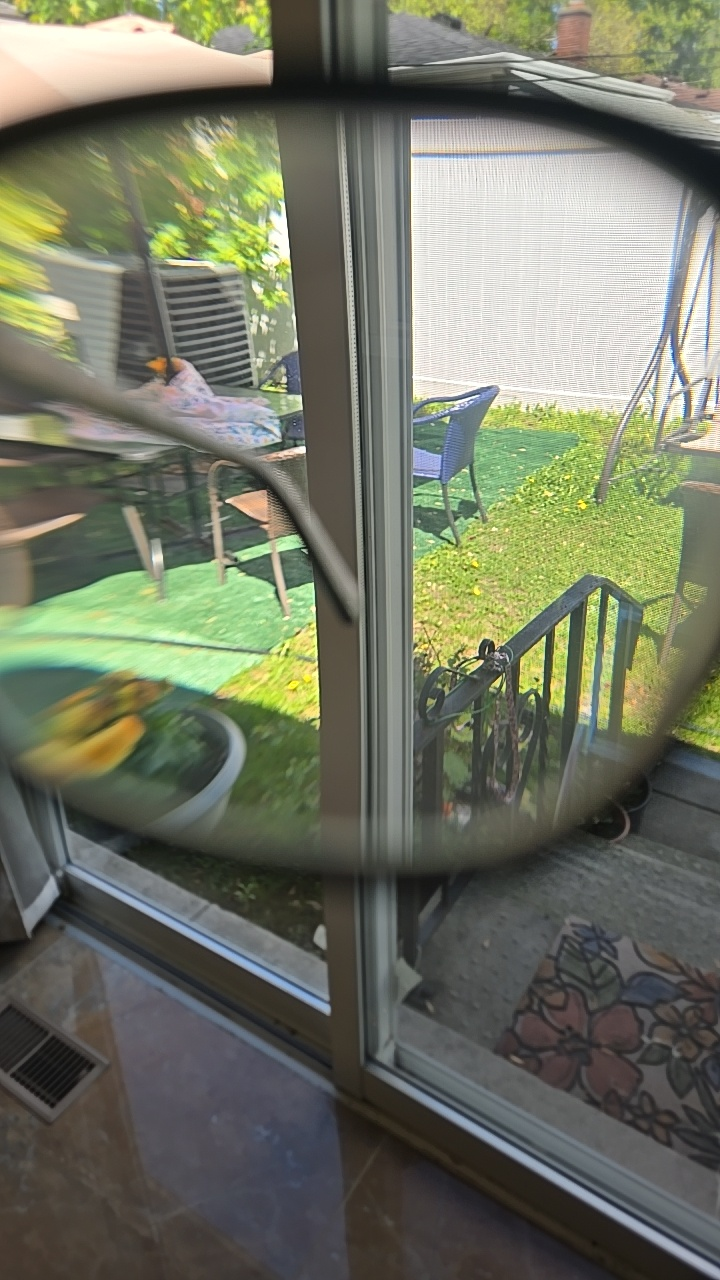
#> input picture backend/data/enroll/lensA/d3a3fc864e6c4a208cc9476d58fca7b0.jpg, 720 x 1280 px
$ python -i composition.py   (imports and definitions only)   (older library calls are emulated)
#> lines starting #> are read from the running program, lines starting #| are printed output that depends on the picture
import cv2
import numpy as np
from scipy import signal
from typing import Dict, List, Tuple

def analyze_spectral_properties(image: np.ndarray) -> Dict[str, float]:
    """Analyze spectral properties of the lens material."""
    # Convert to LAB color space for better material analysis
    lab = cv2.cvtColor(image, cv2.COLOR_BGR2LAB)

    # Extract L, a, b channels
    l_channel = lab[:, :, 0]
    a_channel = lab[:, :, 1]
    b_channel = lab[:, :, 2]

    # Calculate spectral properties
    l_mean = np.mean(l_channel)
    a_mean = np.mean(a_channel)
    b_mean = np.mean(b_channel)

    # Calculate spectral variance
    l_var = np.var(l_channel)
    a_var = np.var(a_channel)
    b_var = np.var(b_channel)

    return {
        'l_mean': l_mean,
        'a_mean': a_mean,
        'b_mean': b_mean,
        'l_variance': l_var,
        'a_variance': a_var,
        'b_variance': b_var
    }

def detect_material_type(spectral_props: Dict[str, float]) -> str:
    """Detect the type of lens material based on spectral properties."""
    l_mean = spectral_props['l_mean']
    a_mean = spectral_props['a_mean']
    b_mean = spectral_props['b_mean']

    # Simple material classification based on LAB values
    if l_mean > 200 and abs(a_mean) < 5 and abs(b_mean) < 5:
        return "CR-39"  # Standard plastic
    elif l_mean > 180 and a_mean < -5:
        return "Polycarbonate"
    elif l_mean > 190 and b_mean > 5:
        return "Trivex"
    elif l_mean > 195 and abs(a_mean) < 3 and abs(b_mean) < 3:
        return "High-Index 1.67"
    else:
        return "Unknown Material"

def analyze_transparency(image: np.ndarray) -> float:
    """Analyze the transparency of the lens."""
    # Convert to grayscale
    gray = cv2.cvtColor(image, cv2.COLOR_BGR2GRAY)

    # Calculate transparency score
    transparency = np.mean(gray) / 255.0

    return transparency

def analyze_homogeneity(image: np.ndarray) -> float:
    """Analyze the homogeneity of the lens material."""
    # Convert to grayscale
    gray = cv2.cvtColor(image, cv2.COLOR_BGR2GRAY)

    # Calculate local variance
    local_var = cv2.Laplacian(gray, cv2.CV_64F).var()

    # Convert to homogeneity score (lower variance = higher homogeneity)
    homogeneity = 1.0 - min(1.0, local_var / 1000.0)

    return homogeneity

def analyze_composition(image: np.ndarray) -> Dict[str, float]:
    """
    Analyze the composition of a lens from an image.
    Returns a dictionary containing analysis results and confidence score.
    """
    # Analyze spectral properties
    spectral_props = analyze_spectral_properties(image)

    # Detect material type
    material_type = detect_material_type(spectral_props)

    # Analyze transparency
    transparency = analyze_transparency(image)

    # Analyze homogeneity
    homogeneity = analyze_homogeneity(image)

    # Calculate material quality score
    material_quality = (transparency + homogeneity) / 2

    # Calculate confidence based on spectral properties
    spectral_confidence = 1.0 - (
        spectral_props['l_variance'] +
        spectral_props['a_variance'] +
        spectral_props['b_variance']
    ) / (3 * 255.0)

    return {
        "material_type": material_type,
        "transparency": transparency,
        "homogeneity": homogeneity,
        "material_quality": material_quality,
        "spectral_confidence": spectral_confidence,
        "confidence": (material_quality + spectral_confidence) / 2
    }

>>> import cv2
>>> picture = cv2.imread('../data/enroll/lensA/d3a3fc864e6c4a208cc9476d58fca7b0.jpg')
#> picture is the input picture: shape (1280, 720, 3); mean B, G, R 99.6, 117.6, 113.8
>>> result = analyze_composition(picture)
#> in analyze_spectral_properties, `l_channel = lab[:, :, 0]`:
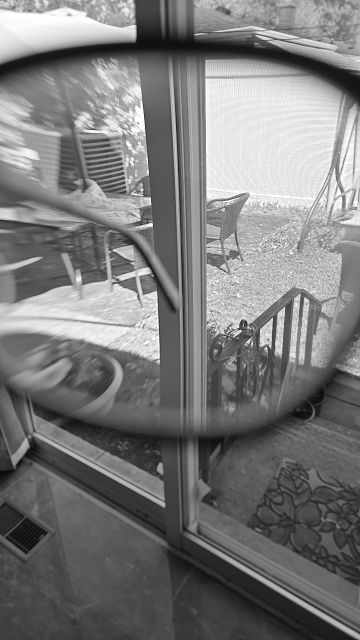
#> l_channel: shape (1280, 720) (shown at 1/2 size); min 7, max 255, mean 121.8
#> in analyze_spectral_properties, `a_channel = lab[:, :, 1]`:
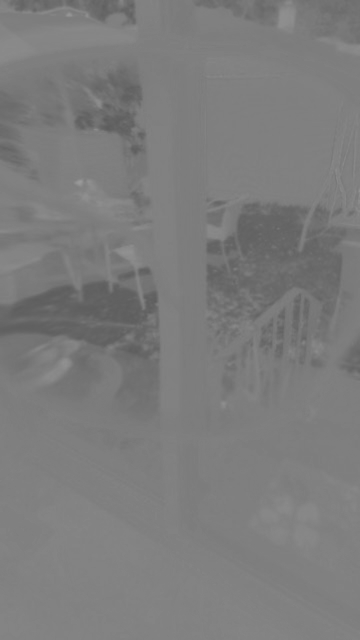
#> a_channel: shape (1280, 720) (shown at 1/2 size); min 92, max 154, mean 123.8
#> in analyze_spectral_properties, `b_channel = lab[:, :, 2]`:
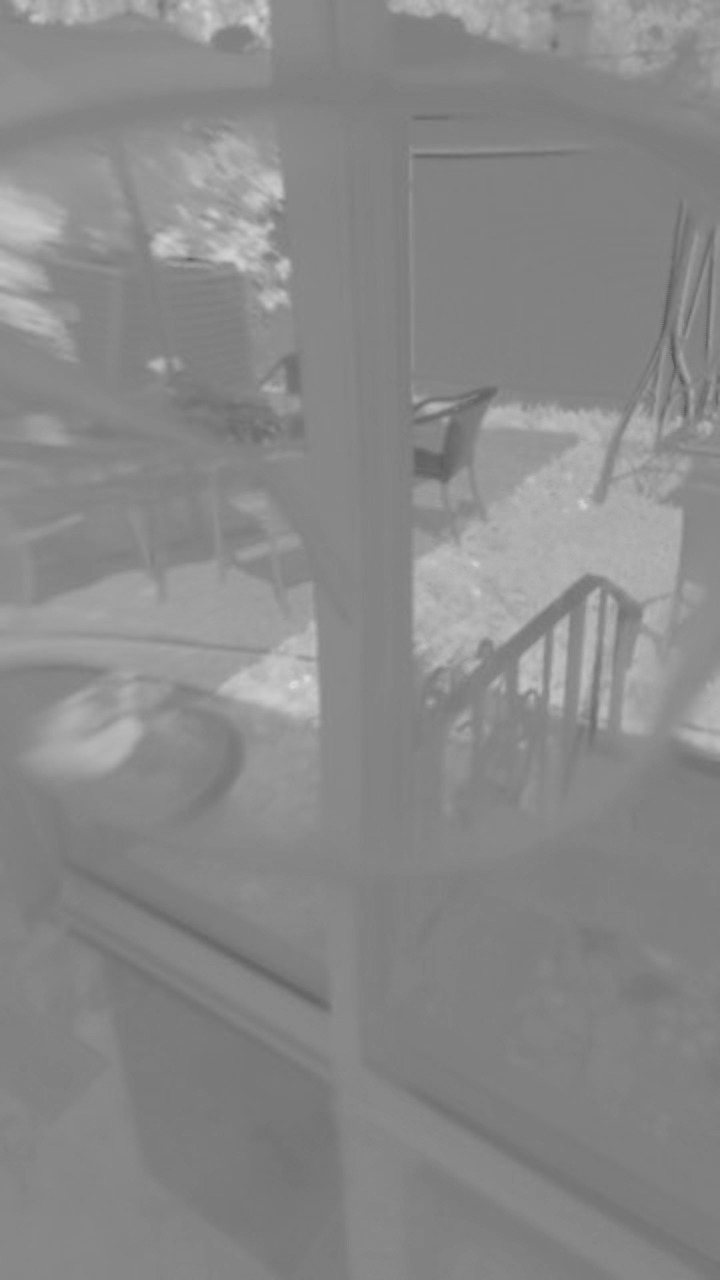
#> b_channel: shape (1280, 720); min 87, max 217, mean 137
#> in analyze_spectral_properties, `l_mean = np.mean(l_channel)`: l_mean = 121.8
#> in analyze_spectral_properties, `a_mean = np.mean(a_channel)`: a_mean = 123.8
#> in analyze_spectral_properties, `b_mean = np.mean(b_channel)`: b_mean = 137
#> in analyze_spectral_properties, `l_var = np.var(l_channel)`: l_var = 3691.1
#> in analyze_spectral_properties, `a_var = np.var(a_channel)`: a_var = 64.86
#> in analyze_spectral_properties, `b_var = np.var(b_channel)`: b_var = 211.5
#> in analyze_composition, `spectral_props = analyze_spectral_properties(image)`: spectral_props = {'l_mean': 121.8, 'a_mean': 123.8, 'b_mean': 137, 'l_variance': 3691.1, 'a_variance': 64.86, 'b_variance': 211.5}
#> in detect_material_type, `l_mean = spectral_props['l_mean']`: l_mean = 121.8
#> in detect_material_type, `a_mean = spectral_props['a_mean']`: a_mean = 123.8
#> in detect_material_type, `b_mean = spectral_props['b_mean']`: b_mean = 137
#> in analyze_composition, `material_type = detect_material_type(spectral_props)`: material_type = 'Unknown Material'
#> in analyze_transparency, `transparency = np.mean(gray) / 255.0`: transparency = 0.449
#> in analyze_homogeneity, `local_var = cv2.Laplacian(gray, cv2.CV_64F).var()`: local_var = 918.4
#> in analyze_homogeneity, `homogeneity = 1.0 - min(1.0, local_var / 1000.0)`: homogeneity = 0.0816
#> in analyze_composition, `material_quality = (transparency + homogeneity) / 2`: material_quality = 0.265
#> in analyze_composition, `spectral_confidence = 1.0 - ( spectral_props['l_variance'] + spectral_..`: spectral_confidence = -4.19
#> result = {'material_type': 'Unknown Material', 'transparency': 0.449, 'homogeneity': 0.0816, 'material_quality': 0.265, 'spectral_confidence': -4.19, 'confidence': -1.96}

$ run again, on backend/data/enroll/lensA/d5cf1d70385545f0acae2bfe567e8866.jpg
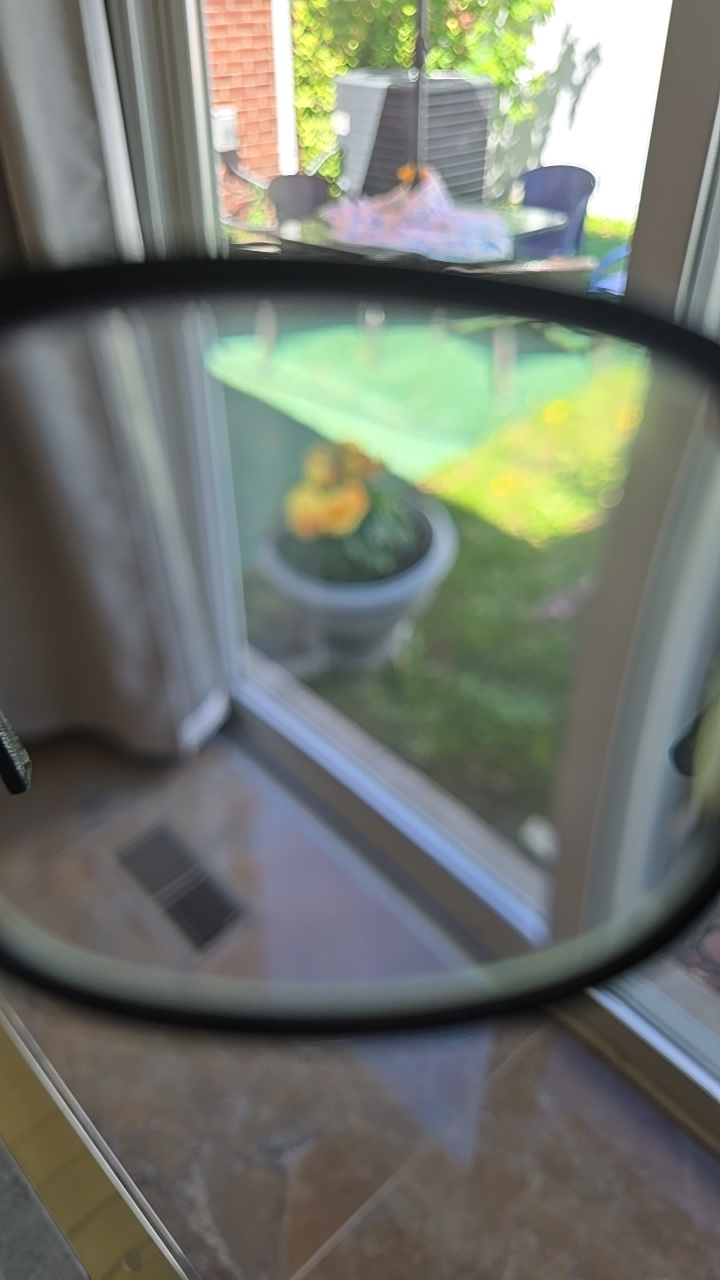
#> input picture backend/data/enroll/lensA/d5cf1d70385545f0acae2bfe567e8866.jpg, 720 x 1280 px
#> picture is the input picture: shape (1280, 720, 3); mean B, G, R 110.8, 119.7, 114.9
#> lab: shape (1280, 720, 3); mean of channels 0, 1, 2 125, 125.1, 132.1
#> in analyze_spectral_properties, `l_channel = lab[:, :, 0]`:
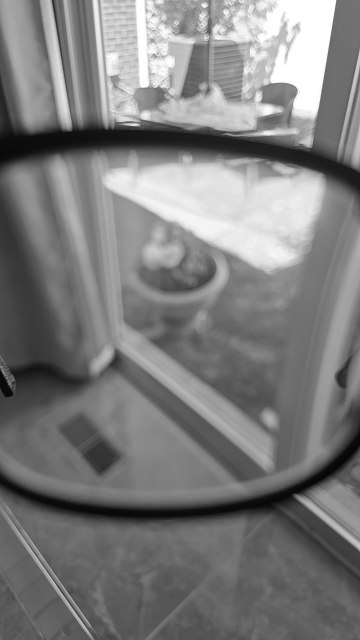
#> l_channel: shape (1280, 720) (shown at 1/2 size); min 2, max 255, mean 125
#> in analyze_spectral_properties, `b_channel = lab[:, :, 2]`:
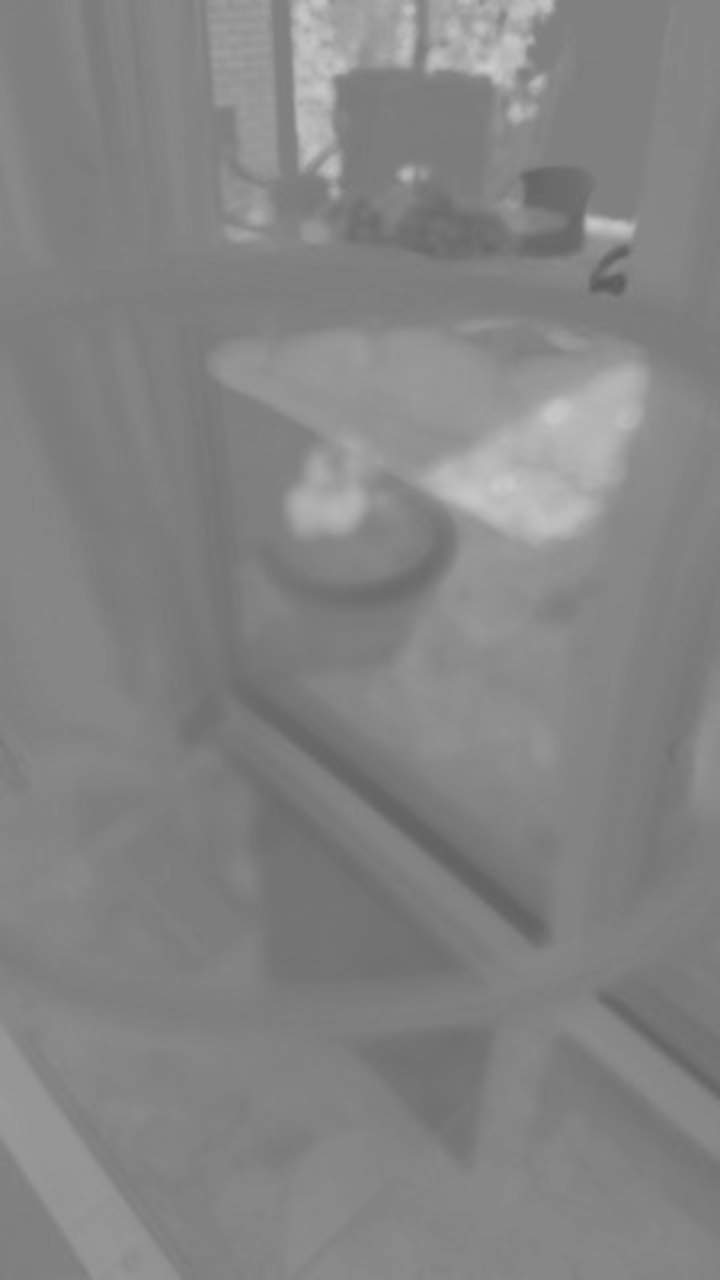
#> b_channel: shape (1280, 720); min 91, max 204, mean 132.1
#> in analyze_spectral_properties, `l_mean = np.mean(l_channel)`: l_mean = 125
#> in analyze_spectral_properties, `a_mean = np.mean(a_channel)`: a_mean = 125.1
#> in analyze_spectral_properties, `b_mean = np.mean(b_channel)`: b_mean = 132.1
#> l_var = 2852.9
#> a_var = 65.32
#> b_var = 182.1
#> spectral_props = {'l_mean': 125, 'a_mean': 125.1, 'b_mean': 132.1, 'l_variance': 2852.9, 'a_variance': 65.32, 'b_variance': 182.1}
#> in detect_material_type, `l_mean = spectral_props['l_mean']`: l_mean = 125
#> in detect_material_type, `a_mean = spectral_props['a_mean']`: a_mean = 125.1
#> in detect_material_type, `b_mean = spectral_props['b_mean']`: b_mean = 132.1
#> material_type = 'Unknown Material'
#> in analyze_transparency, `transparency = np.mean(gray) / 255.0`: transparency = 0.46
#> local_var = 66.22
#> in analyze_homogeneity, `homogeneity = 1.0 - min(1.0, local_var / 1000.0)`: homogeneity = 0.934
#> material_quality = 0.697
#> spectral_confidence = -3.05
#> result = {'material_type': 'Unknown Material', 'transparency': 0.46, 'homogeneity': 0.934, 'material_quality': 0.697, 'spectral_confidence': -3.05, 'confidence': -1.18}

$ run again, on backend/data/enroll/lensA/e8b358456f414f28bcb3d39d249b9c80.jpg
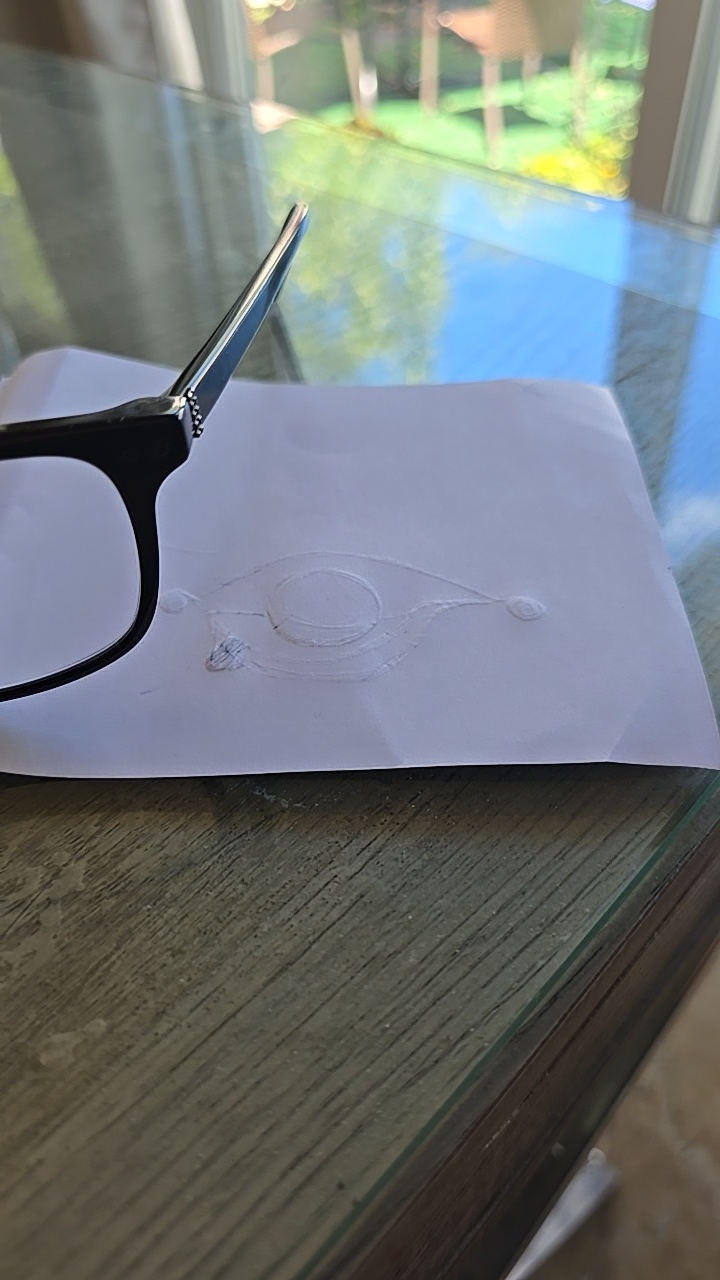
#> input picture backend/data/enroll/lensA/e8b358456f414f28bcb3d39d249b9c80.jpg, 720 x 1280 px
#> picture is the input picture: shape (1280, 720, 3); mean B, G, R 121, 119.7, 112.7
#> lab: shape (1280, 720, 3); mean of channels 0, 1, 2 125.2, 126.6, 126.9
#> in analyze_spectral_properties, `l_channel = lab[:, :, 0]`:
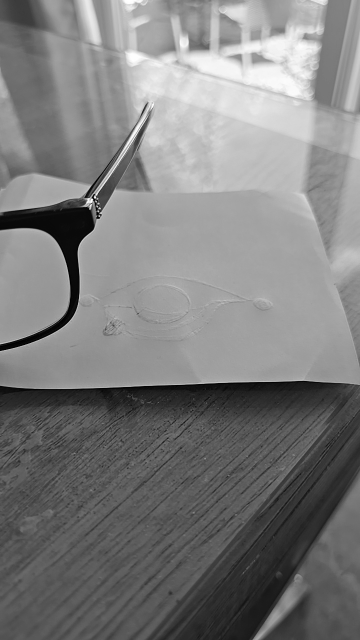
#> l_channel: shape (1280, 720) (shown at 1/2 size); min 0, max 255, mean 125.2
#> in analyze_spectral_properties, `b_channel = lab[:, :, 2]`:
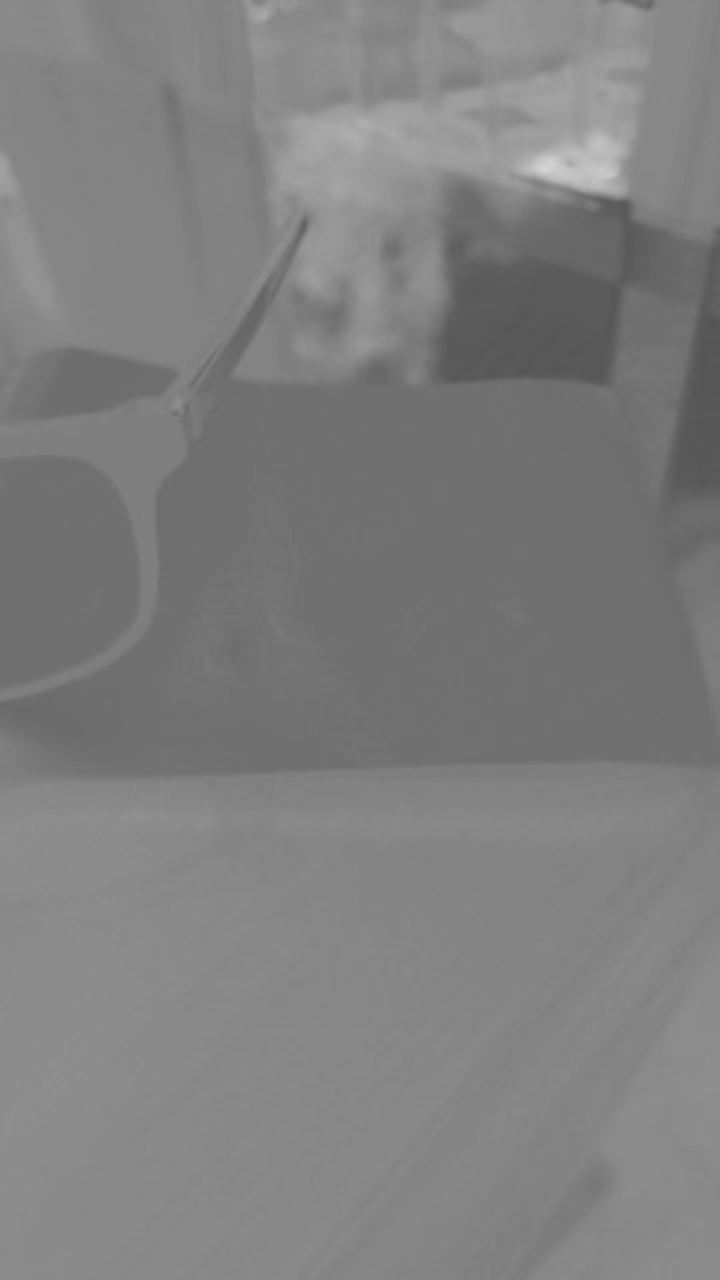
#> b_channel: shape (1280, 720); min 84, max 211, mean 126.9
#> in analyze_spectral_properties, `l_mean = np.mean(l_channel)`: l_mean = 125.2
#> in analyze_spectral_properties, `a_mean = np.mean(a_channel)`: a_mean = 126.6
#> in analyze_spectral_properties, `b_mean = np.mean(b_channel)`: b_mean = 126.9
#> l_var = 2800.1
#> a_var = 36.98
#> b_var = 211
#> spectral_props = {'l_mean': 125.2, 'a_mean': 126.6, 'b_mean': 126.9, 'l_variance': 2800.1, 'a_variance': 36.98, 'b_variance': 211}
#> in detect_material_type, `l_mean = spectral_props['l_mean']`: l_mean = 125.2
#> in detect_material_type, `a_mean = spectral_props['a_mean']`: a_mean = 126.6
#> in detect_material_type, `b_mean = spectral_props['b_mean']`: b_mean = 126.9
#> material_type = 'Unknown Material'
#> in analyze_transparency, `transparency = np.mean(gray) / 255.0`: transparency = 0.462
#> local_var = 165
#> in analyze_homogeneity, `homogeneity = 1.0 - min(1.0, local_var / 1000.0)`: homogeneity = 0.835
#> material_quality = 0.648
#> spectral_confidence = -2.98
#> result = {'material_type': 'Unknown Material', 'transparency': 0.462, 'homogeneity': 0.835, 'material_quality': 0.648, 'spectral_confidence': -2.98, 'confidence': -1.17}
